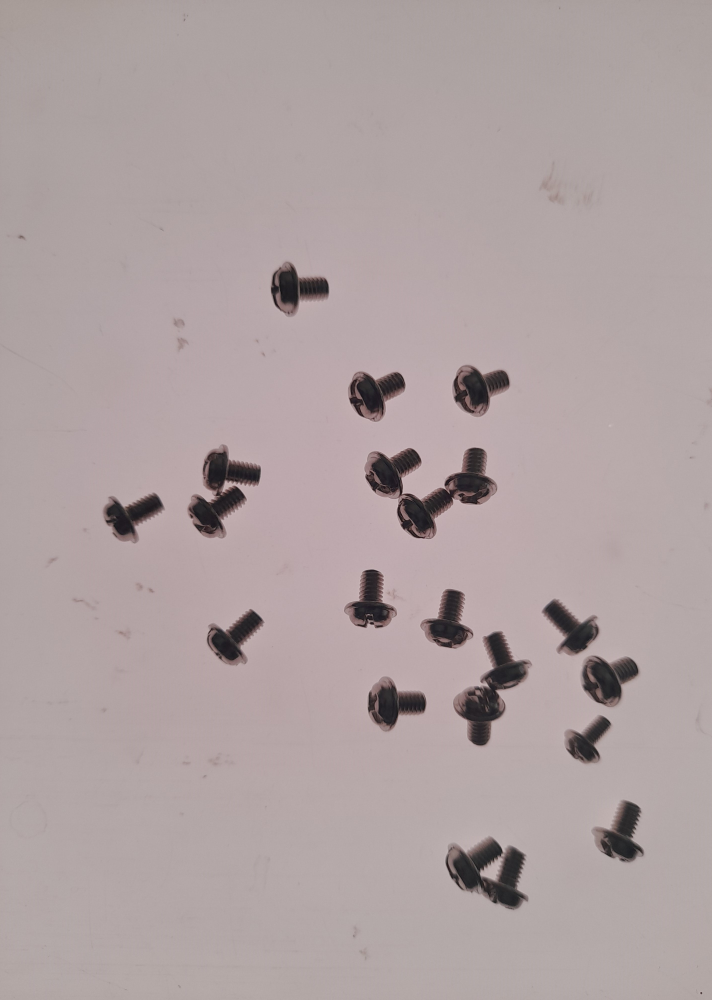
#> input picture images_train/20240713_192951.jpg, 2848 x 4000 px, found by its file name (shown at 1/4 size)
$ jupyter execute Object_Count_using_Non_AI_technique.ipynb
#> lines starting #> are read from the running program, lines starting #| are printed output that depends on the picture; after the words box and inside, x2 and y2 are one past the last pixel; in counts of white or black regions, pixels touching at a corner belong together
[cell 1]
import cv2
import numpy as np
from google.colab.patches import cv2_imshow

def resize_image(image, target_size=(640, 640)):
    return cv2.resize(image, target_size)

# Load the image
image_path = '/content/20240713_192951.jpg'
image = cv2.imread(image_path)
#> image is the input picture: shape (4000, 2848, 3); mean B, G, R 161.3, 160.8, 174.2

if image is None:
    print(f"Error: Could not load image at {image_path}")
else:
    # Resize the image to 640x640
    resized_image = resize_image(image, (640, 640))
#> in resize_image, `return cv2.resize(image, target_size)`:
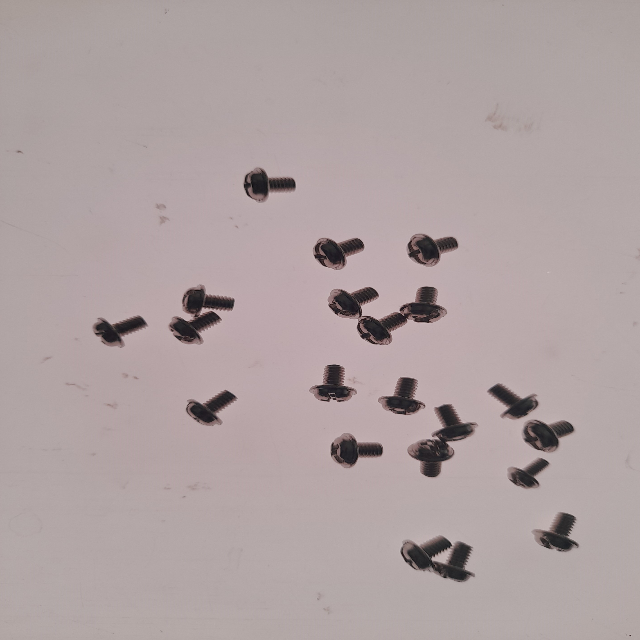
#> returned value: shape (640, 640, 3); mean of channels 0, 1, 2 161.3, 160.8, 174.2; drawn as B, G, R

    # Convert to grayscale
    gray = cv2.cvtColor(resized_image, cv2.COLOR_BGR2GRAY)

    # Apply Gaussian blur
    blurred = cv2.GaussianBlur(gray, (5, 5), 0)

    # Perform edge detection using Canny
    edges = cv2.Canny(blurred, 50, 150)
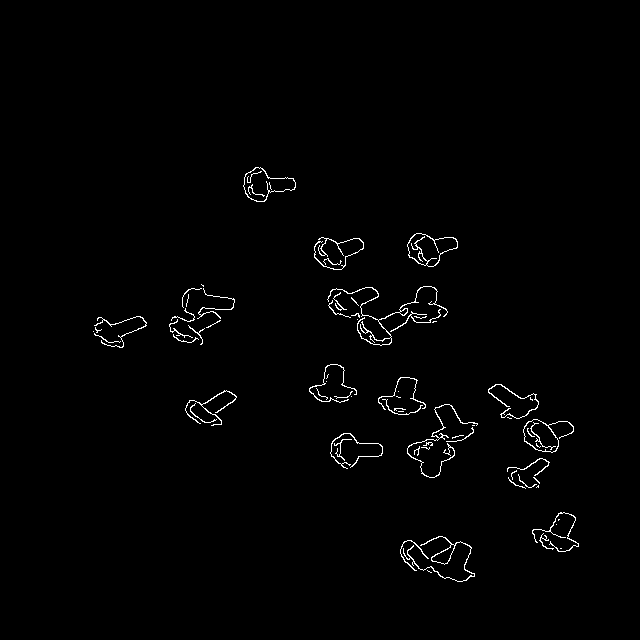
#> edges: shape (640, 640); 1.1% white in thin lines or dots, all inside (x1, y1, x2, y2) = (93, 167, 579, 582)

    # Apply binary thresholding
    _, thresh = cv2.threshold(blurred, 60, 255, cv2.THRESH_BINARY_INV)
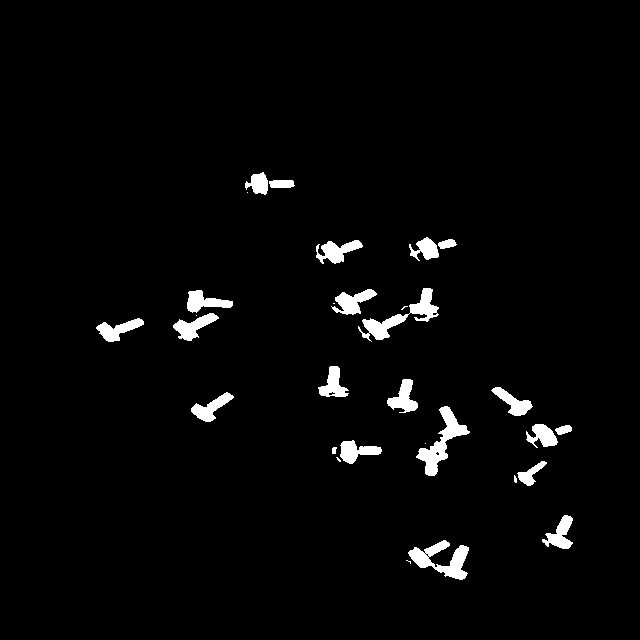
#> thresh: shape (640, 640); 2.8% white; 30 white regions (8 under 20 px), largest, box (x1, y1, x2, y2) and area: (416, 406, 470, 476) 1155, (358, 288, 439, 342) 1134, (408, 540, 469, 580) 1081

    # Apply morphological operations to remove noise and separate objects better
    kernel = np.ones((3, 3), np.uint8)
    morph = cv2.morphologyEx(thresh, cv2.MORPH_CLOSE, kernel, iterations=2)
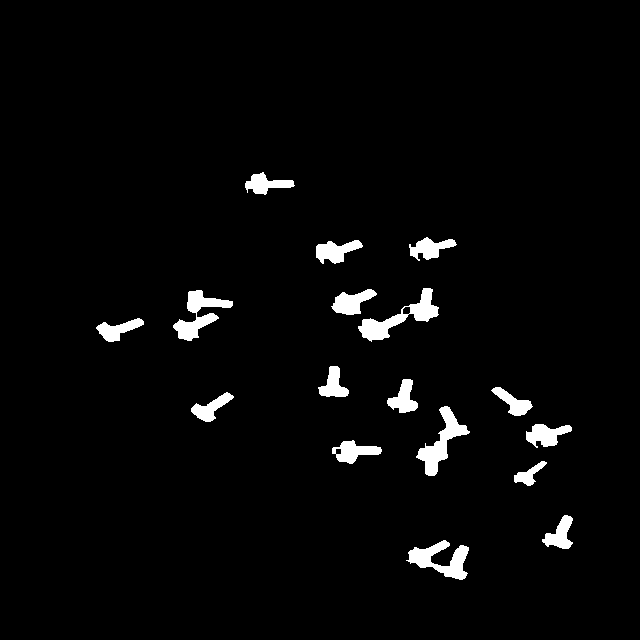
#> morph: shape (640, 640); 3% white; 17 white regions, largest, box (x1, y1, x2, y2) and area: (358, 288, 439, 342) 1308, (416, 406, 470, 476) 1215, (173, 290, 233, 341) 1164
    morph = cv2.morphologyEx(morph, cv2.MORPH_OPEN, kernel, iterations=2)
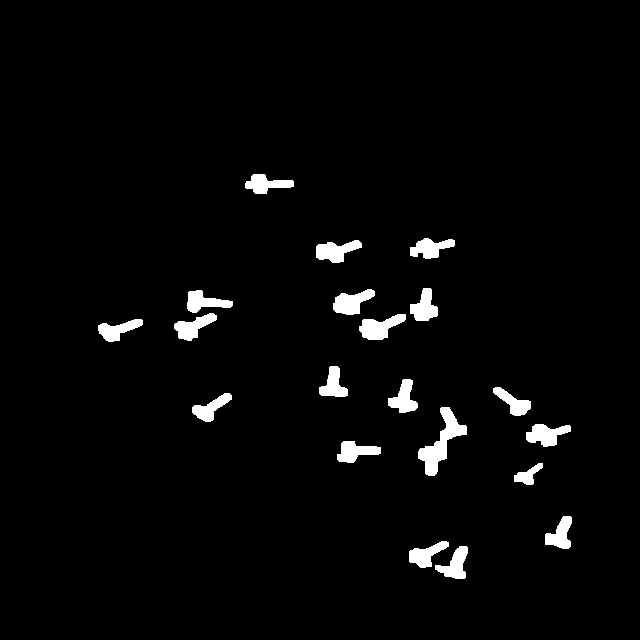
#> morph: shape (640, 640); 2.9% white; 20 white regions

    # Find contours on the morphological image
    contours, _ = cv2.findContours(morph.copy(), cv2.RETR_EXTERNAL, cv2.CHAIN_APPROX_SIMPLE)
#> contours = 20 contours; largest, box (x1, y1, x2, y2) and area: (418, 407, 467, 476) 1086, (359, 314, 406, 340) 626, (333, 289, 375, 315) 590, (316, 240, 362, 263) 571, (526, 424, 571, 447) 566

    # Draw contours on the resized image
    cv2.drawContours(resized_image, contours, -1, (0, 255, 0), 2)

    # Count objects
    object_count = len(contours)
#> object_count = 20

    # Put the count text on the image
    cv2.putText(resized_image, f'Count: {object_count}', (10, 30), cv2.FONT_HERSHEY_SIMPLEX, 1, (0, 0, 255), 2)
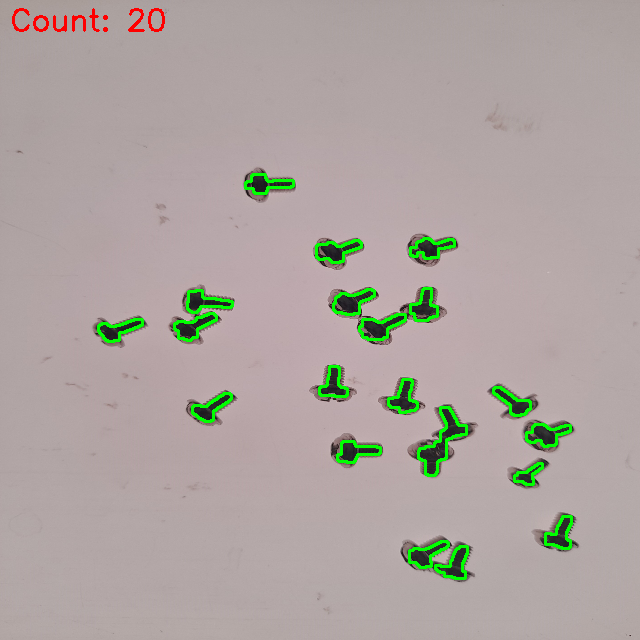
#> resized_image: shape (640, 640, 3); mean B, G, R 159.9, 164.2, 173.2

    # Display the result
    cv2_imshow(resized_image)
    cv2.waitKey(0)
    cv2.destroyAllWindows()

    print(f'Number of objects detected: {object_count}')
#| Number of objects detected: 20

$ run again, with images_train/20240713_193135.jpg copied over images_train/20240713_192951.jpg
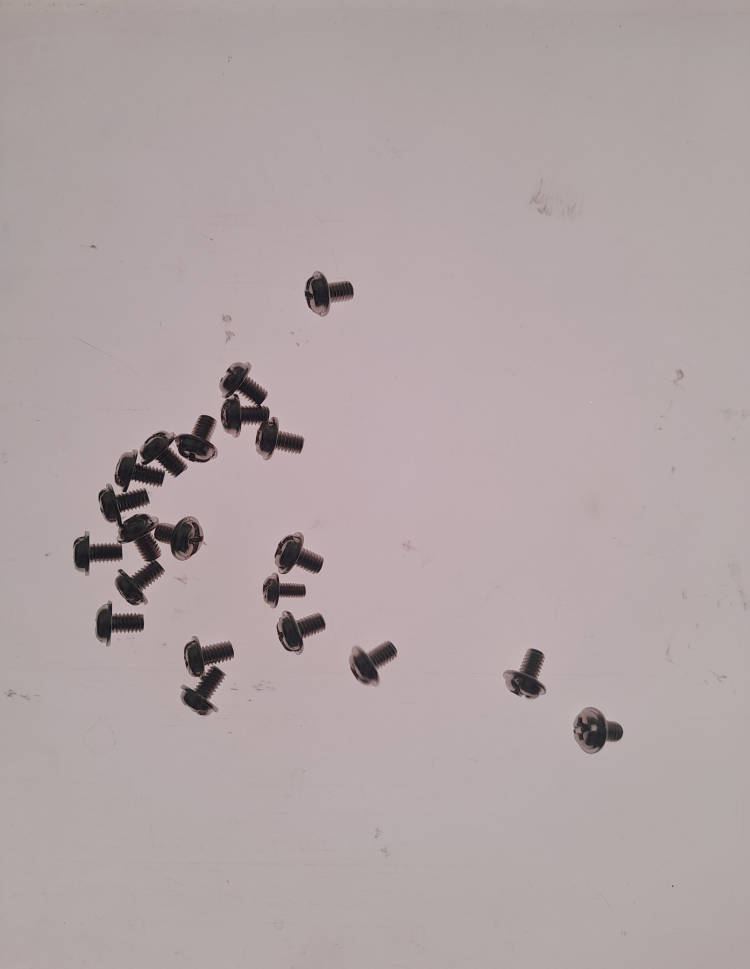
#> input picture images_train/20240713_193135.jpg, 3000 x 3876 px, found by its file name (shown at 1/4 size)
#> image is the input picture: shape (3876, 3000, 3); mean B, G, R 165.1, 164.1, 176.7
#> `edges = cv2.Canny(blurred, 50, 150)`:
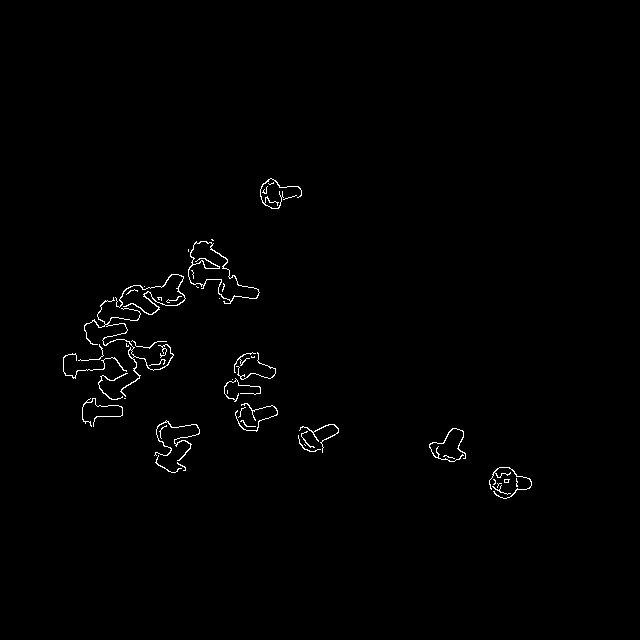
#> edges: shape (640, 640); 0.81% white in thin lines or dots, all inside (x1, y1, x2, y2) = (63, 178, 532, 499)
#> thresh: shape (640, 640); 2% white; 24 white regions (6 under 20 px), largest, box (x1, y1, x2, y2) and area: (85, 324, 138, 399) 1393, (191, 243, 258, 299) 1169, (152, 275, 182, 304) 452
#> contours = 16 contours; largest, box (x1, y1, x2, y2) and area: (192, 243, 257, 298) 1046, (101, 341, 136, 398) 862, (123, 276, 180, 313) 806, (158, 427, 198, 470) 683, (133, 346, 170, 364) 434
#> object_count = 16
#> `cv2.putText(resized_image, f'Count: {object_count}', (10, 30), cv2.FON..`:
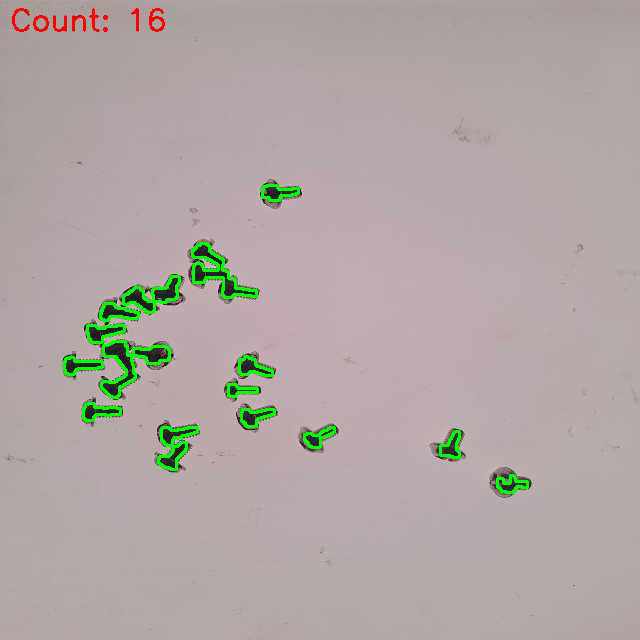
#> resized_image: shape (640, 640, 3); mean B, G, R 163.9, 166.8, 175.9
#| Number of objects detected: 16

$ run again, with images_train/20240713_193650.jpg copied over images_train/20240713_192951.jpg
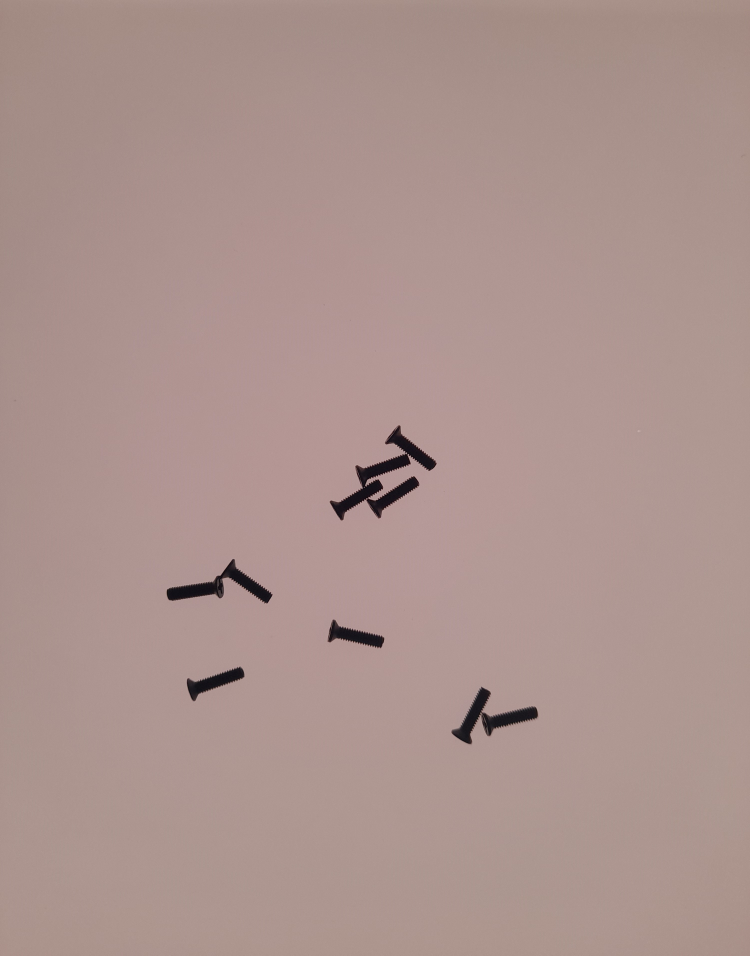
#> input picture images_train/20240713_193650.jpg, 3000 x 3822 px, found by its file name (shown at 1/4 size)
#> image is the input picture: shape (3822, 3000, 3); mean B, G, R 142.7, 147.4, 171.7
#> `edges = cv2.Canny(blurred, 50, 150)`:
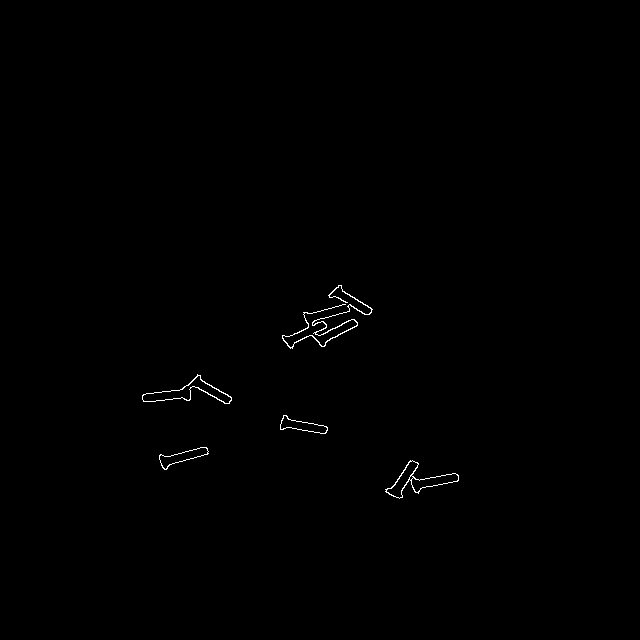
#> edges: shape (640, 640); 0.31% white in thin lines or dots, all inside (x1, y1, x2, y2) = (142, 285, 459, 499)
#> thresh: shape (640, 640); 0.78% white; 6 white regions, box (x1, y1, x2, y2) and area: (283, 287, 371, 347) 1234, (143, 376, 231, 403) 657, (161, 448, 207, 468) 334, (387, 462, 417, 497) 325, (412, 474, 458, 491) 324, (281, 417, 327, 433) 307
#> contours = 7 contours; box (x1, y1, x2, y2) and area: (286, 289, 370, 345) 1124, (144, 387, 190, 401) 285, (390, 462, 416, 496) 278, (161, 448, 207, 466) 276, (413, 475, 457, 489) 255, (193, 379, 230, 402) 244, (282, 419, 326, 432) 241
#> object_count = 7
#> `cv2.putText(resized_image, f'Count: {object_count}', (10, 30), cv2.FON..`:
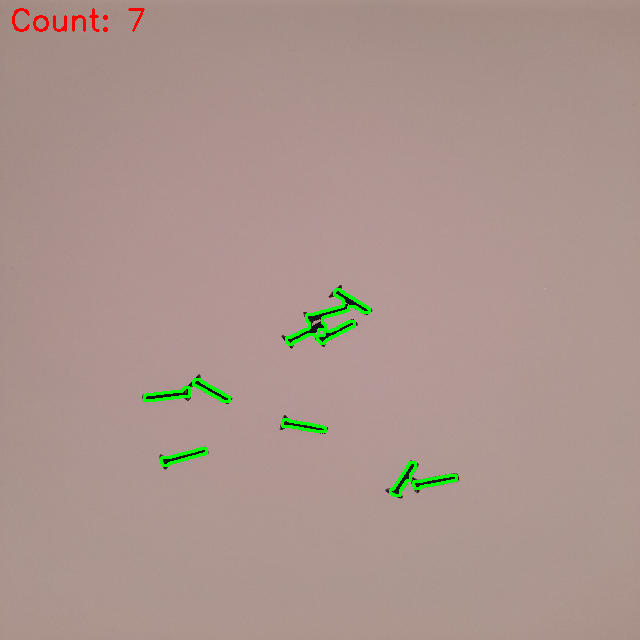
#> resized_image: shape (640, 640, 3); mean B, G, R 142, 148.6, 171.3
#| Number of objects detected: 7

$ run again, with images_train/20240713_194206.jpg copied over images_train/20240713_192951.jpg
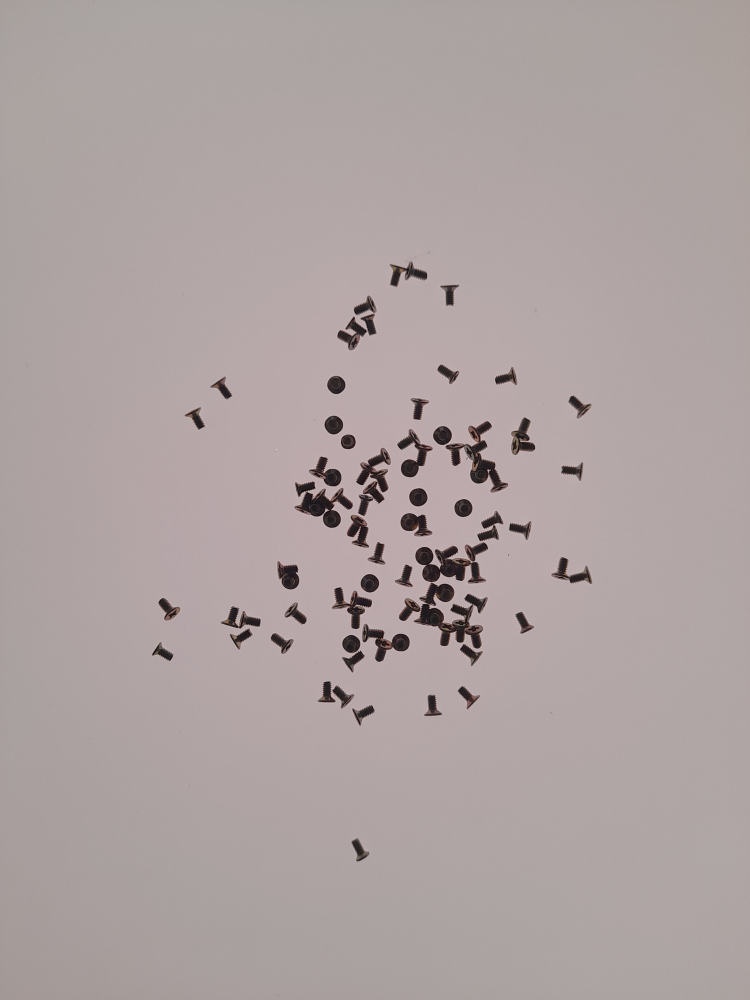
#> input picture images_train/20240713_194206.jpg, 3000 x 4000 px, found by its file name (shown at 1/4 size)
#> image is the input picture: shape (4000, 3000, 3); mean B, G, R 160.9, 161.5, 172.9
#> `edges = cv2.Canny(blurred, 50, 150)`:
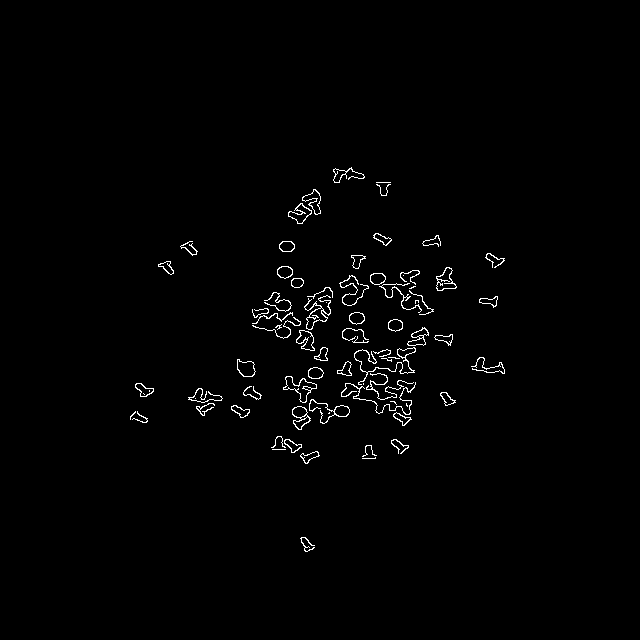
#> edges: shape (640, 640); 1.2% white in thin lines or dots, all inside (x1, y1, x2, y2) = (130, 167, 505, 552)
#> thresh: shape (640, 640); 1.4% white; 82 white regions (4 under 20 px), largest, box (x1, y1, x2, y2) and area: (356, 351, 397, 371) 443, (359, 374, 386, 401) 337, (256, 316, 290, 337) 334
#> contours = 30 contours, 3 with area under 20; largest, box (x1, y1, x2, y2) and area: (357, 351, 396, 409) 742, (255, 310, 289, 337) 354, (403, 286, 422, 308) 205, (239, 363, 254, 376) 140, (271, 295, 290, 310) 128
#> object_count = 30
#> `cv2.putText(resized_image, f'Count: {object_count}', (10, 30), cv2.FON..`:
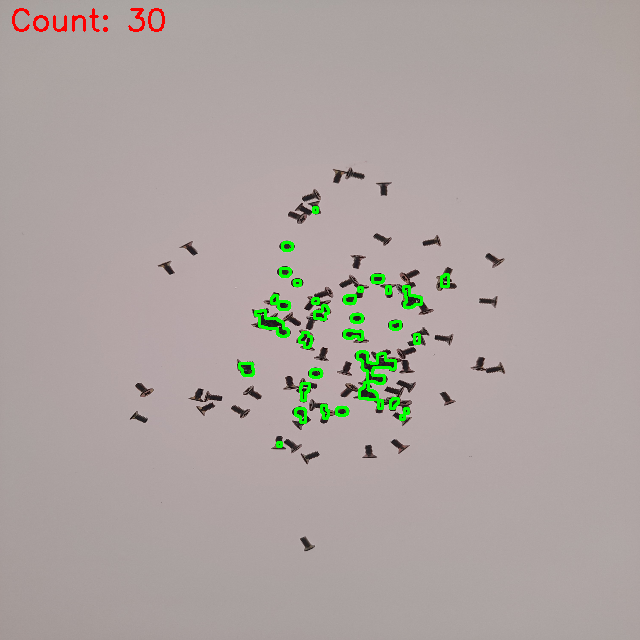
#> resized_image: shape (640, 640, 3); mean B, G, R 159.9, 163.1, 172.4
#| Number of objects detected: 30
